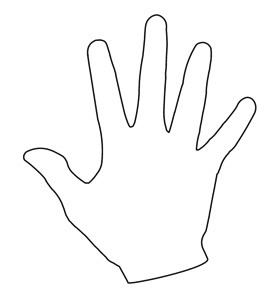
#> input picture 03_opencv/img/hand.jpg, 269 x 295 px, given in place of the camera
$ python line_tracer.py
#> lines starting #> are read from the running program, lines starting #| are printed output that depends on the picture; after the words box and inside, x2 and y2 are one past the last pixel; in counts of white or black regions, pixels touching at a corner belong together
import cv2
import numpy as np
import matplotlib.pyplot as plt

# Matplotlib 실시간 모드 켜기
plt.ion()
fig, ax = plt.subplots()
line, = ax.plot(np.zeros(256))
ax.set_xlim([0, 256])
ax.set_ylim([0, 10000])
ax.set_title('Grayscale Histogram')
ax.set_xlabel('Pixel Intensity')
ax.set_ylabel('Frequency')

# 웹캠 연결
cap = cv2.VideoCapture(0)

if not cap.isOpened():
    print("카메라를 열 수 없습니다.")
    exit()

while True:
    ret, frame = cap.read()
#> frame is the input picture: shape (295, 269, 3); min 0, max 255, mean 249.1
    if not ret:
        print("프레임을 읽을 수 없습니다.")
        break

    # [1] 중앙 세로 ROI 설정
    h, w = frame.shape[:2]
#> h = 295; w = 269
    roi_x1, roi_x2 = w // 2 - 300, w // 2 + 300
#> roi_x1 = -166; roi_x2 = 434
    roi = frame[50:, roi_x1:roi_x2]  # 세로 50px, 가로 300px
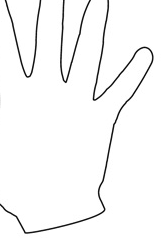
#> roi: shape (245, 166, 3); min 0, max 255, mean 247.8

    # [2] ROI를 Grayscale로 변환 + Threshold 이진화
    gray = cv2.cvtColor(roi, cv2.COLOR_BGR2GRAY)
    _, binary = cv2.threshold(gray, 80, 255, cv2.THRESH_BINARY_INV)
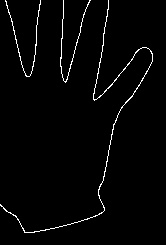
#> binary: shape (245, 166); 2.1% white in thin lines or dots, all inside (x1, y1, x2, y2) = (0, 0, 153, 233)

    # [3] 외곽선 검출
    contours, _ = cv2.findContours(binary, cv2.RETR_EXTERNAL, cv2.CHAIN_APPROX_SIMPLE)
#> contours = 3 contours, 2 with area under 20; largest, box (x1, y1, x2, y2) and area: (0, 0, 153, 233) 76

    # [4] 원본 프레임 복사 후 외곽선과 중심점 표시
    contour_img = frame.copy()

    for cnt in contours:
        # 작은 노이즈 contour 무시
        if cv2.contourArea(cnt) < 1000:
            continue

        # 중심점 계산
        M = cv2.moments(cnt)
        if M['m00'] != 0:
            cx = int(M['m10'] / M['m00']) + roi_x1  # ROI 좌표를 전체 영상 기준으로 보정
            cy = int(M['m01'] / M['m00'])
            cv2.circle(contour_img, (cx, cy), 4, (0, 0, 255), -1)  # 빨간 점

        # 외곽선도 전체 영상 좌표로 보정해서 그림
        cnt_offset = cnt + np.array([[[roi_x1, 0]]])
        cv2.drawContours(contour_img, [cnt_offset], -1, (0, 255, 0), 2)  # 초록 외곽선
#> this loop made 3 passes

    # [5] 히스토그램 계산
    hist = cv2.calcHist([gray], [0], None, [256], [0, 256]).flatten()
#> hist = 256 values, max 36053 at index 255, min 0 at index 105, mean 158.9

    # [6] 결과 표시
    cv2.imshow('Gray ROI', gray)
    cv2.imshow('Contours (ROI)', contour_img)

    line.set_ydata(hist)
    fig.canvas.draw()
    fig.canvas.flush_events()

    # [7] 종료 조건
    key = cv2.waitKey(1) & 0xFF
#> (key q is pressed here)
    if key == ord('q'):
        break

# [8] 종료 시 정리
cap.release()
cv2.destroyAllWindows()
plt.ioff()
plt.close()
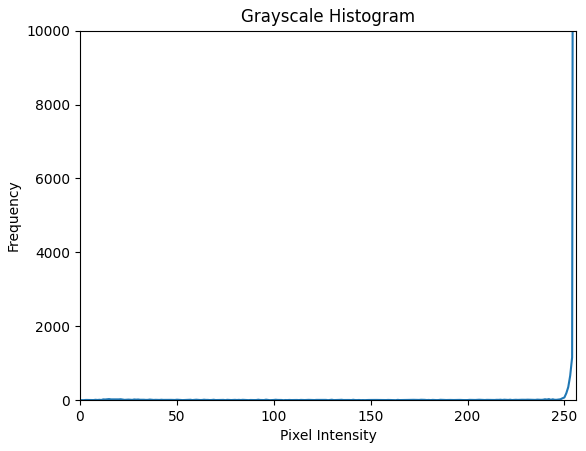
#> figure drawn by matplotlib, 1 panel; curve peaks at x = 255, y = 36053

$ run again, on 03_opencv/img/shapes.png
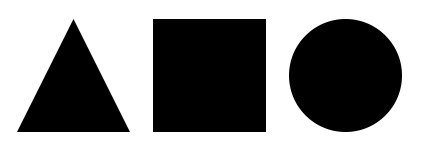
#> input picture 03_opencv/img/shapes.png, 423 x 150 px, given in place of the camera
#> frame is the input picture: shape (150, 423, 3); min 0, max 255, mean 137.7
#> `_, binary = cv2.threshold(gray, 80, 255, cv2.THRESH_BINARY_INV)`:
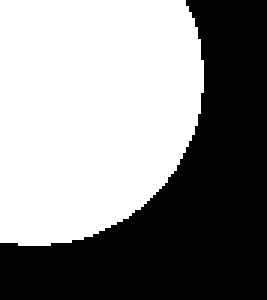
#> binary: shape (100, 89) (shown 3 times larger); 54.1% white; 1 black region
#> contours = 1 contour; box (x1, y1, x2, y2) and area: (0, 0, 68, 82) 4688
#> the loop `for cnt in contours:` made 1 pass
#> (cx, cy) on pass 1: (-59, 36)
#> hist = 256 values, max 4749 at index 0, min 0 at index 3, mean 34.77
#> `plt.close()`:
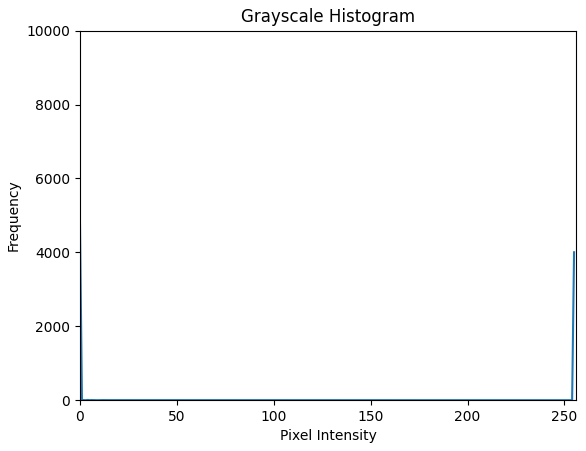
#> figure drawn by matplotlib, 1 panel; curve peaks at x = 0, y = 4749
